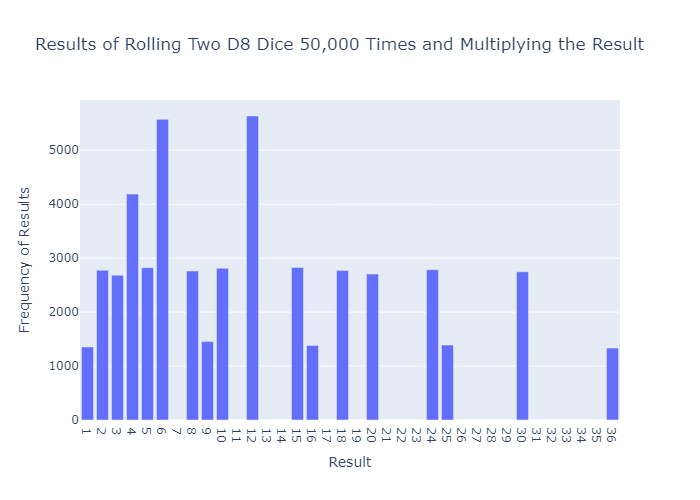

Here is the Python script that generated this plot:
import plotly.express as px
from die import Die

# Create two D6 dice.
die_1 = Die()
die_2 = Die()

# Make some rolls and store results in a list.
results = []
for roll_num in range(50_000):
    result = die_1.roll() * die_2.roll()
    results.append(result)

# Analyze the results.
frequencies = []
max_result = die_1.num_sides * die_2.num_sides
poss_results = range(1, max_result+1)
for value in poss_results:
    frequency = results.count(value)
    frequencies.append(frequency)

# Visualize the results.
title = "Results of Rolling Two D8 Dice 50,000 Times and Multiplying the Result"
labels = {'x': 'Result', 'y': 'Frequency of Results'}
fig = px.bar(x=poss_results, y=frequencies, title=title, labels=labels)
# Further customize the chart.
fig.update_layout(xaxis_dtick=1)

# fig.show()  # shows the figure in your default browser
fig.write_image('multiplication.png')
